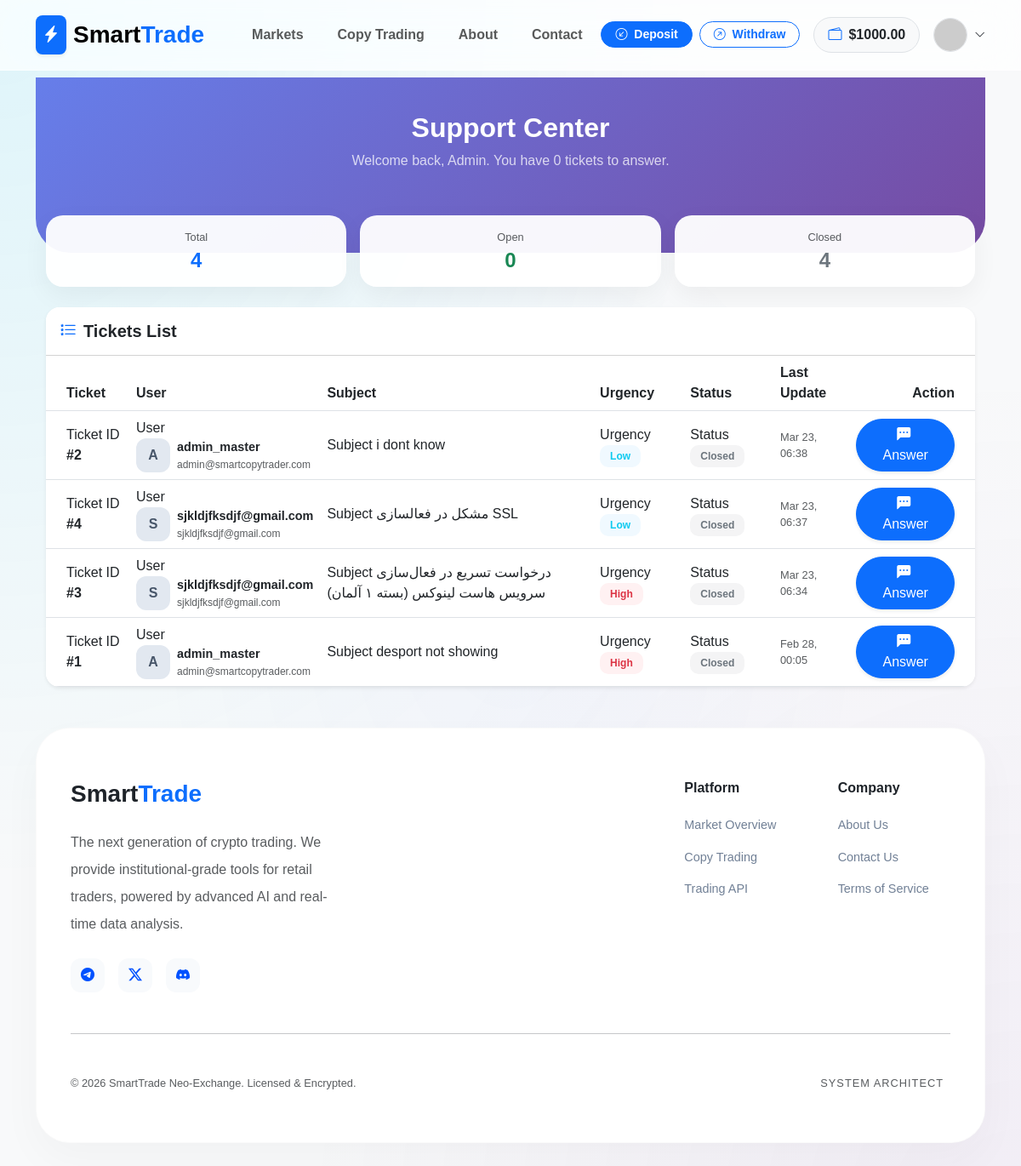
/accounts/admin/tickets/ (signed in), run on the app's committed database.
### apps/accounts/models.py (models this page shows, shortened)
class User(AbstractUser):
    email = models.EmailField(unique=True, verbose_name="Email Address")
    balance = models.DecimalField(
        max_digits=20,
        decimal_places=2,
        default=0.00,
        verbose_name="Total Balance (USDT)"
    )
    wallet_address = models.CharField(
        max_length=255,
        blank=True,
        null=True,
        verbose_name="User Wallet Address"
    )
    is_verified = models.BooleanField(default=True)
    referred_by = models.ForeignKey('self', on_delete=models.SET_NULL, null=True, blank=True)
    referral_code = models.CharField(max_length=10, unique=True, blank=True)
    USERNAME_FIELD = 'email'
    REQUIRED_FIELDS = ['username']
    class Meta:
        verbose_name = 'User'
        verbose_name_plural = 'Users'

class Ticket(models.Model):
    STATUS_CHOICES = [
        ('open', 'Open'),
        ('pending', 'Pending'),
        ('closed', 'Closed'),
    ]
    URGENCY_CHOICES = [
        ('low', 'Low'),
        ('medium', 'Medium'),
        ('high', 'High'),
    ]
    user = models.ForeignKey(settings.AUTH_USER_MODEL, on_delete=models.CASCADE, related_name='tickets')
    subject = models.CharField(max_length=255)
    status = models.CharField(max_length=10, choices=STATUS_CHOICES, default='open')
    urgency = models.CharField(max_length=10, choices=URGENCY_CHOICES, default='medium')
    created_at = models.DateTimeField(auto_now_add=True)
    updated_at = models.DateTimeField(auto_now=True)
    class Meta:
        ordering = ['-updated_at']

### apps/accounts/views.py (the view)
# urls.py: path('admin/tickets/', admin_ticket_list, name='admin_ticket_list'),
@user_passes_test(is_admin)
def admin_ticket_list(request):
    tickets = Ticket.objects.all().order_by('-updated_at')
    total_count = tickets.count()
    open_count = tickets.filter(status='open').count()
    closed_count = tickets.filter(status='closed').count()
    context = {
        'tickets': tickets,
        'total_count': total_count,
        'open_count': open_count,
        'closed_count': closed_count,
    }
    return render(request, 'accounts/tickets/admin_ticket_list.html', context)

### apps/accounts/views.py (called while the page is built)
def user_notifications(request):
    if request.user.is_authenticated:
        return {
            'unread_notifications': request.user.notifications.filter(is_read=False).order_by('-created_at')
        }
    return {}

def is_admin(user):
    return user.is_staff or user.is_superuser

### templates/accounts/tickets/admin_ticket_list.html (shortened to what this page needs)
{% extends 'base.html' %}
{% block content %}
<div class="admin-header">
    <div class="container text-center">
        <h2 class="fw-bold mb-2">Support Center</h2>
        <p class="opacity-75">Welcome back, Admin. You have {{ open_count }} tickets to answer.</p>
    </div>
</div>
<div class="container mb-5">
    <div class="row g-3 mb-4">
        <div class="col-4 col-md-4">
            <div class="stats-card text-center p-3">
                <div class="text-muted small mb-1">Total</div>
                <div class="h4 fw-bold text-primary mb-0">{{ total_count }}</div>
            </div>
        </div>
        <div class="col-4 col-md-4">
            <div class="stats-card text-center p-3">
                <div class="text-muted small mb-1">Open</div>
                <div class="h4 fw-bold text-success mb-0">{{ open_count }}</div>
            </div>
        </div>
        <div class="col-4 col-md-4">
            <div class="stats-card text-center p-3">
                <div class="text-muted small mb-1">Closed</div>
                <div class="h4 fw-bold text-secondary mb-0">{{ closed_count }}</div>
            </div>
        </div>
    </div>
    <div class="card border-0 shadow-sm rounded-4 overflow-hidden">
        <div class="card-header bg-white py-3">
            <h5 class="mb-0 fw-bold"><i class="bi bi-list-stars me-2 text-primary"></i>Tickets List</h5>
        </div>
        <div class="table-responsive">
            <table class="table ticket-table align-middle mb-0">
                <thead class="bg-light">
                    <tr>
                        <th class="ps-4">Ticket</th>
                        <th>User</th>
                        <th>Subject</th>
                        <th>Urgency</th>
                        <th>Status</th>
                        <th class="hide-on-mobile">Last Update</th>
                        <th class="text-end pe-4">Action</th>
                    </tr>
                </thead>
                <tbody>
                    {% for ticket in tickets %}
                    <tr class="ticket-row">
                        <td class="ps-4">
                            <span class="mobile-label">Ticket ID</span>
                            <span class="fw-bold text-dark">#{{ ticket.id }}</span>
                        </td>
                        <td>
                            <span class="mobile-label">User</span>
                            <div class="d-flex align-items-center">
                                <div class="user-avatar me-2 hide-on-mobile">
                                    {{ ticket.user.username|slice:":1"|upper }}
                                </div>
                                <div>
                                    <div class="fw-bold" style="font-size: 0.9rem;">{{ ticket.user.username }}</div>
                                    <div class="text-muted hide-on-mobile" style="font-size: 0.75rem;">{{ ticket.user.email }}</div>
                                </div>
                            </div>
                        </td>
                        <td>
                            <span class="mobile-label">Subject</span>
                            <span class="fw-medium">{{ ticket.subject }}</span>
                        </td>
                        <td>
                            <span class="mobile-label">Urgency</span>
                            {% if ticket.urgency == 'high' %}
                                <span class="badge-soft bg-danger-soft text-danger">High</span>
                            {% elif ticket.urgency == 'medium' %}
                                <span class="badge-soft bg-warning-soft text-warning">Medium</span>
                            {% else %}
                                <span class="badge-soft bg-info-soft text-info">Low</span>
                            {% endif %}
                        </td>
                        <td>
                            <span class="mobile-label">Status</span>
                            {% if ticket.status == 'open' %}
                                <span class="badge-soft bg-success-soft text-success"><i class="bi bi-patch-check-fill me-1"></i> Open</span>
                            {% else %}
                                <span class="badge-soft bg-secondary-soft text-secondary">Closed</span>
                            {% endif %}
                        </td>
                        <td class="hide-on-mobile text-muted small">
                            {{ ticket.updated_at|date:"M d, H:i" }}
                        </td>
                        <td class="text-end pe-4">
                            <a href="{% url 'accounts:admin_ticket_detail' ticket.id %}" class="btn btn-primary btn-mobile-full shadow-sm rounded-pill px-4">
                                <i class="bi bi-chat-left-dots-fill me-1"></i> Answer
                            </a>
                        </td>
                    </tr>
                    {% endfor %}
                </tbody>
            </table>
        </div>
    </div>
</div>
{% endblock %}

### templates/base.html (shortened to what this page needs)
<!DOCTYPE html>
<html lang="en">
<head>
    <link href="https://cdn.jsdelivr.net/npm/bootstrap@5.3.0/dist/css/bootstrap.min.css" rel="stylesheet">
    <link rel="stylesheet" href="https://cdn.jsdelivr.net/npm/bootstrap-icons@1.11.0/font/bootstrap-icons.css">
    <link href="https://cdn.jsdelivr.net/gh/rastikerdar/vazirmatn@v33.003/Vazirmatn-font-face.css" rel="stylesheet">
    <link rel="stylesheet" href="https://cdnjs.cloudflare.com/ajax/libs/animate.css/4.1.1/animate.min.css"/>
</head>
<body>
<nav class="navbar navbar-expand-lg sticky-top d-none d-lg-block">
    <div class="container">
        <a class="navbar-brand d-flex align-items-center" href="{% url 'home' %}">
            <div class="bg-primary p-2 rounded-3 me-2 shadow-sm">
                <i class="bi bi-lightning-charge-fill text-white"></i>
            </div>
            <span class="fw-bolder fs-3">Smart<span class="text-primary">Trade</span></span>
        </a>
        <div class="collapse navbar-collapse">
            <ul class="navbar-nav ms-4 gap-2">
                <li class="nav-item"><a class="nav-link fw-bold px-3" href="{% url 'trading:market_list' %}">Markets</a></li>
                <li class="nav-item"><a class="nav-link fw-bold px-3" href="{% url 'trading:copy_list' %}">Copy Trading</a></li>
                <li class="nav-item"><a class="nav-link fw-bold px-3" href="{% url 'accounts:about_us' %}">About</a></li>
                <li class="nav-item"><a class="nav-link fw-bold px-3" href="{% url 'accounts:contact_us' %}">Contact</a></li>
            </ul>
            <div class="ms-auto d-flex align-items-center gap-3">
                {% if user.is_authenticated %}
                    <div class="d-none d-xl-flex gap-2">
                        <a href="{% url 'transactions:deposit' %}" class="btn btn-sm btn-primary rounded-pill px-3 fw-bold">
                            <i class="bi bi-arrow-down-left-circle me-1"></i> Deposit
                        </a>
                        <a href="{% url 'transactions:withdraw' %}" class="btn btn-sm btn-outline-primary rounded-pill px-3 fw-bold">
                            <i class="bi bi-arrow-up-right-circle me-1"></i> Withdraw
                        </a>
                    </div>
                    <div class="bg-light px-3 py-2 rounded-pill fw-bold border d-flex align-items-center">
                        <i class="bi bi-wallet2 text-primary me-2"></i>
                        <span class="text-dark">${{ user.balance|floatformat:2 }}</span>
                    </div>
                    <div class="dropdown">
                        <div class="d-flex align-items-center gap-2" data-bs-toggle="dropdown" style="cursor:pointer">
                            <img src="https://ui-avatars.com/api/?name={{ user.username }}&background=0052FF&color=fff&bold=true" class="rounded-circle border" width="40" height="40">
                            <i class="bi bi-chevron-down small"></i>
                        </div>
                    </div>
                {% else %}
                    <a href="{% url 'accounts:login' %}" class="btn fw-bold px-4">Login</a>
                    <a href="{% url 'accounts:register' %}" class="btn btn-primary rounded-pill px-4 fw-bold shadow-sm">Join Now</a>
                {% endif %}
            </div>
        </div>
    </div>
</nav>
<div class="container mt-2 animate__animated animate__fadeIn">
    <div class="position-fixed top-0 end-0 p-3" style="z-index: 2000; margin-top: 80px;">
    </div>
    {% block content %}{% endblock %}
</div>
<footer class="mt-5 pb-5">
    <div class="container">
        <div class="footer-card">
            <div class="row g-5">
                <div class="col-lg-4">
                    <h3 class="fw-bolder mb-4">Smart<span class="text-primary">Trade</span></h3>
                    <p class="text-muted lh-lg mb-4">The next generation of crypto trading. We provide institutional-grade tools for retail traders, powered by advanced AI and real-time data analysis.</p>
                    <div class="d-flex gap-3">
                        <a href="#" class="icon-box"><i class="bi bi-telegram"></i></a>
                        <a href="#" class="icon-box"><i class="bi bi-twitter-x"></i></a>
                        <a href="#" class="icon-box"><i class="bi bi-discord"></i></a>
                    </div>
                </div>
                <div class="col-6 col-lg-2 ms-lg-auto">
                    <h6 class="fw-bold mb-4">Platform</h6>
                    <div class="d-grid gap-3">
                        <a href="{% url 'trading:market_list' %}" class="footer-link">Market Overview</a>
                        <a href="{% url 'trading:copy_list' %}" class="footer-link">Copy Trading</a>
                        <a href="#" class="footer-link">Trading API</a>
                    </div>
                </div>
                <div class="col-6 col-lg-2">
                    <h6 class="fw-bold mb-4">Company</h6>
                    <div class="d-grid gap-3">
                        <a href="{% url 'accounts:about_us' %}" class="footer-link">About Us</a>
                        <a href="{% url 'accounts:contact_us' %}" class="footer-link">Contact Us</a>
                        <a href="{% url 'accounts:terms_conditions' %}" class="footer-link">Terms of Service</a>
                    </div>
                </div>
            </div>
            <hr class="my-5 opacity-10">
            <div class="d-flex flex-column flex-md-row justify-content-between align-items-center gap-4">
                <div class="small text-muted">© 2026 SmartTrade Neo-Exchange. Licensed & Encrypted.</div>
                <div class="d-flex align-items-center flex-wrap justify-content-center justify-content-md-start">
                    <span class="small text-muted me-2" style="font-size: 0.7rem; letter-spacing: 1px;">SYSTEM ARCHITECT</span>
                </div>
            </div>
        </div>
    </div>
</footer>
</body>
</html>

### templates/base.html (style rules this page uses)
:root { --neon-blue: #00d2ff; --deep-royal: #0052ff; --cyber-purple: #9d50bb; --glass-bg: rgba(255, 255, 255, 0.85); --mobile-nav-height: 80px; }
body { font-family: 'Vazirmatn', sans-serif; background-color: #f4f7fa; color: #1e2329; overflow-x: hidden; padding-bottom: var(--mobile-nav-height); }
.navbar { backdrop-filter: blur(25px) saturate(180%); -webkit-backdrop-filter: blur(25px) saturate(180%); background: rgba(255, 255, 255, 0.75); border-bottom: 1px solid rgba(255, 255, 255, 0.3); padding: 0.8rem 0; z-index: 1050; }
.footer-card { background: white; border-radius: 40px; padding: 60px 40px; box-shadow: 0 20px 50px rgba(0,0,0,0.03); border: 1px solid rgba(0,0,0,0.02); }
.footer-link { color: #718096; text-decoration: none; transition: 0.2s; font-size: 0.9rem; }
.icon-box { width: 40px; height: 40px; background: #f8fafc; border-radius: 12px; display: flex; align-items: center; justify-content: center; color: var(--deep-royal); transition: 0.3s; }

### templates/accounts/tickets/admin_ticket_list.html (style rules this page uses)
:root { --primary-gradient: linear-gradient(135deg, #667eea 0%, #764ba2 100%); --glass-bg: rgba(255, 255, 255, 0.95); }
body { background-color: #f8f9fa; }
.admin-header { background: var(--primary-gradient); padding: 40px 0 80px 0; color: white; border-radius: 0 0 40px 40px; margin-bottom: -60px; }
.stats-card { background: var(--glass-bg); border: none; border-radius: 20px; box-shadow: 0 10px 30px rgba(0,0,0,0.05); transition: transform 0.3s ease; }
.badge-soft { padding: 6px 12px; border-radius: 10px; font-weight: 600; font-size: 0.75rem; }
.bg-danger-soft { background: #fff1f2; color: #e11d48; }
.bg-info-soft { background: #f0f9ff; color: #0284c7; }
.bg-secondary-soft { background: #f4f4f5; color: #71717a; }
.user-avatar { width: 40px; height: 40px; border-radius: 12px; background: #e2e8f0; display: flex; align-items: center; justify-content: center; font-weight: bold; color: #475569; }

### data on the page
User: balance "1000.00"
Ticket: id "2", user.username "A", user.username "admin_master", user.email "admin@smartcopytrader.com", subject "i dont know", urgency "Low", status "Closed", updated_at "Mar 23, 06:38"
Ticket: id "4", user.username "S", user.username "sjkldjfksdjf@gmail.com", user.email "sjkldjfksdjf@gmail.com", subject "مشکل در فعالسازی SSL", urgency "Low", status "Closed", updated_at "Mar 23, 06:37"
Ticket: id "3", user.username "S", user.username "sjkldjfksdjf@gmail.com", user.email "sjkldjfksdjf@gmail.com", subject "درخواست تسریع در فعال‌سازی سرویس هاست لینوکس (بسته ۱ آلمان)", urgency "High", status "Closed", updated_at "Mar 23, 06:34"
Ticket: id "1", user.username "A", user.username "admin_master", user.email "admin@smartcopytrader.com", subject "desport not showing", urgency "High", status "Closed", updated_at "Feb 28, 00:05"

### other printed values
{{ open_count }} "0"
{{ total_count }} "4"
{{ closed_count }} "4"
